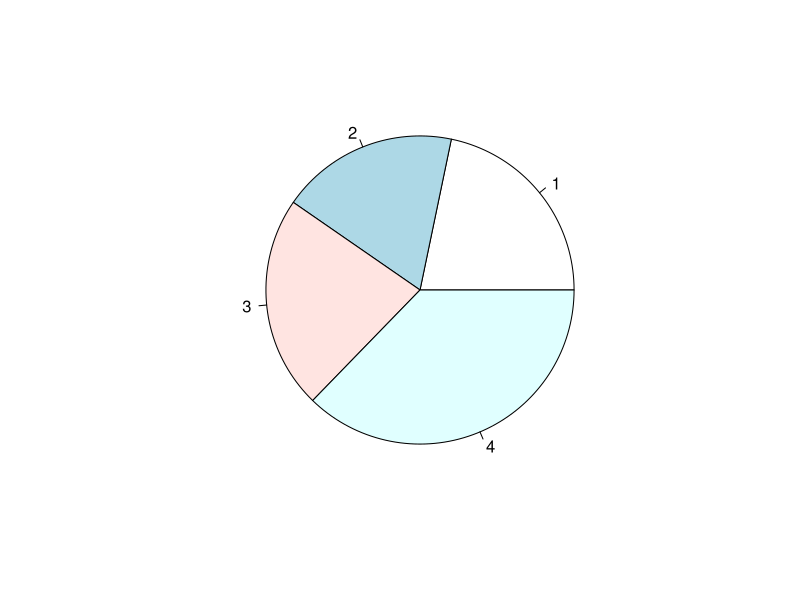
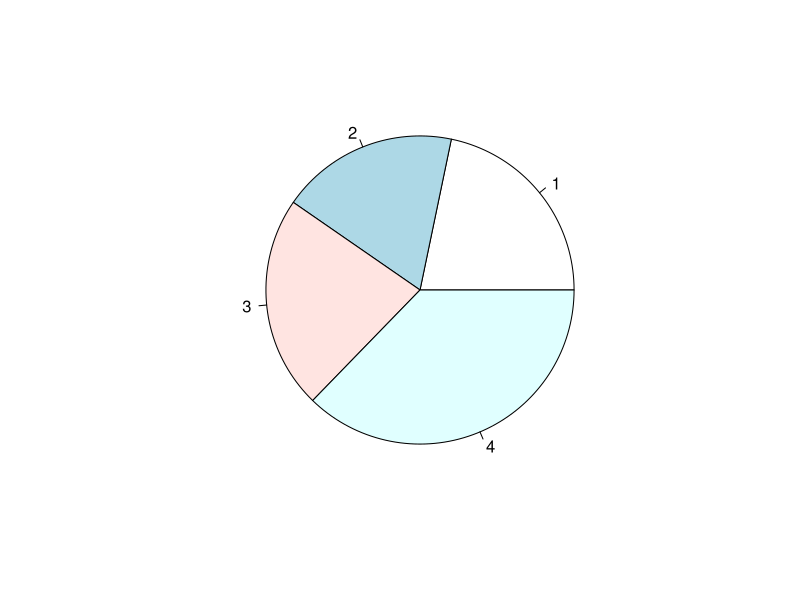
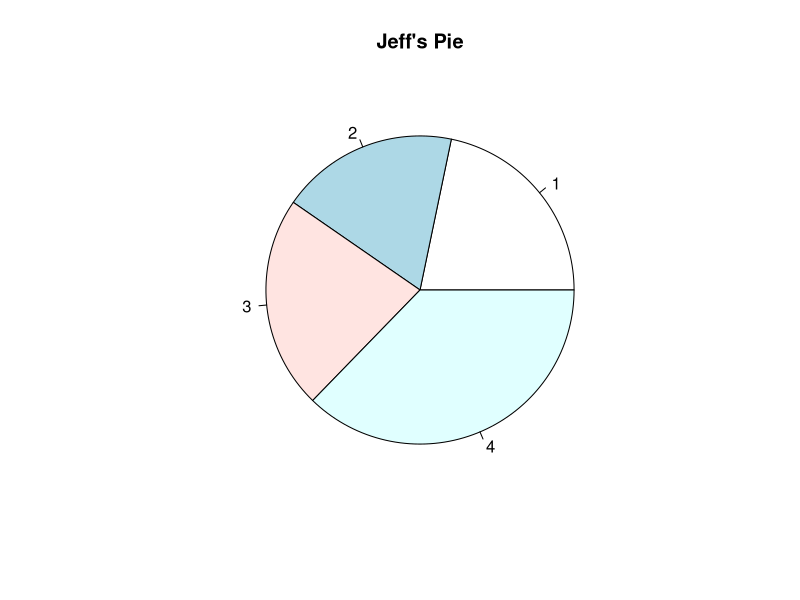
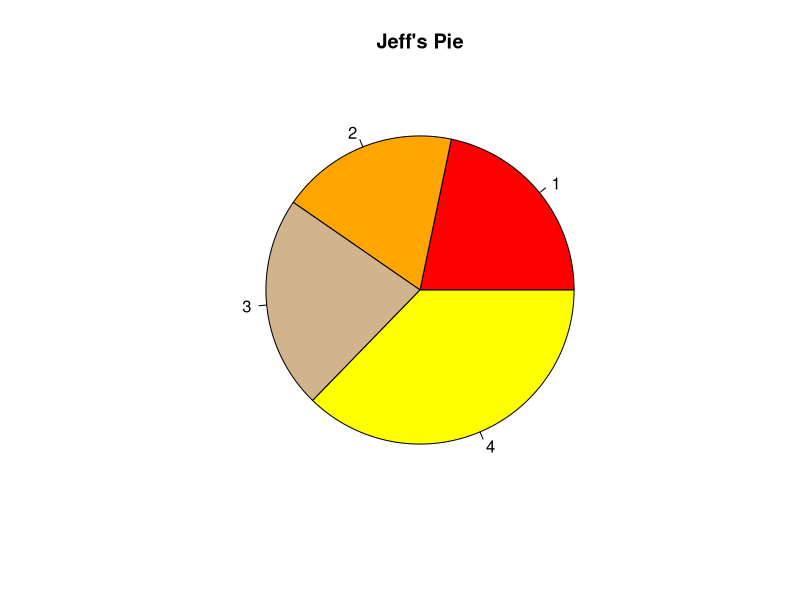
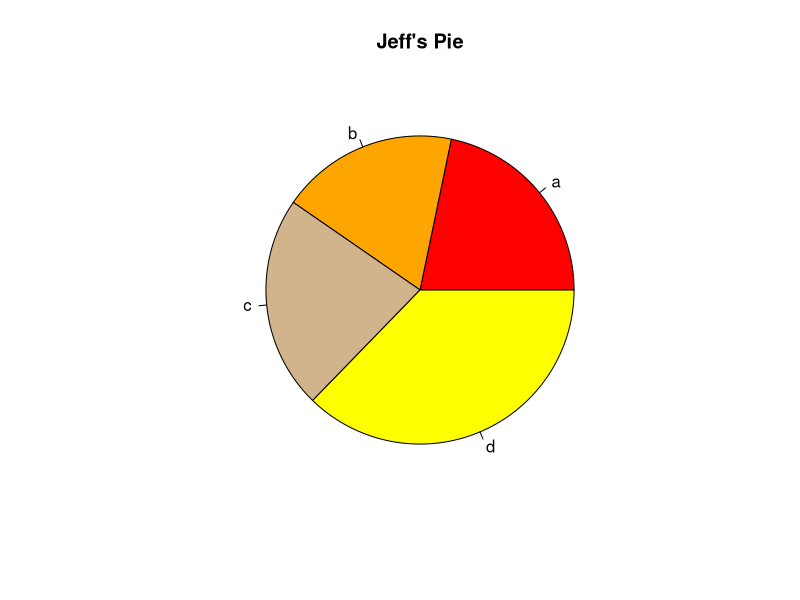
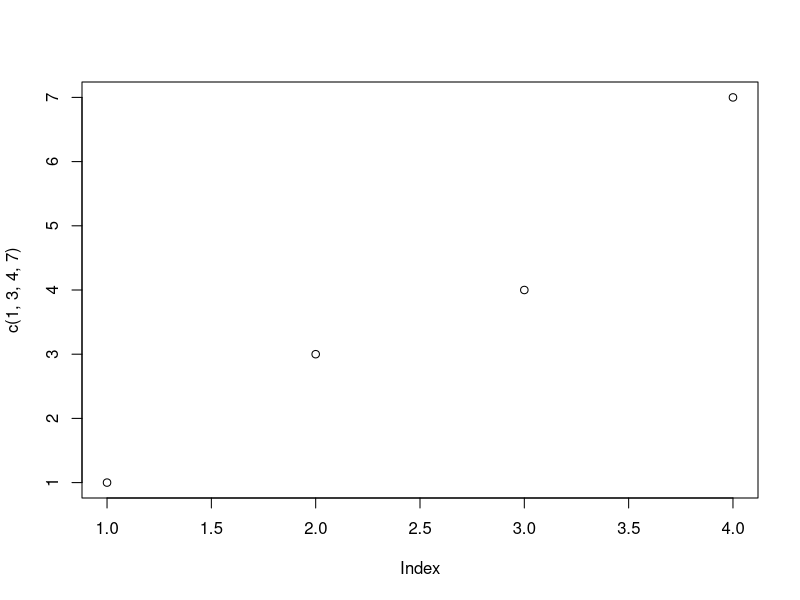
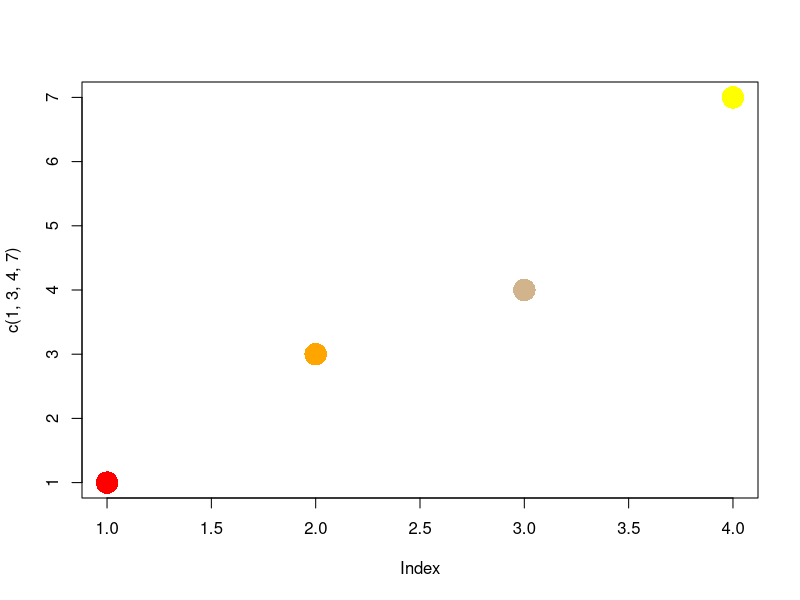
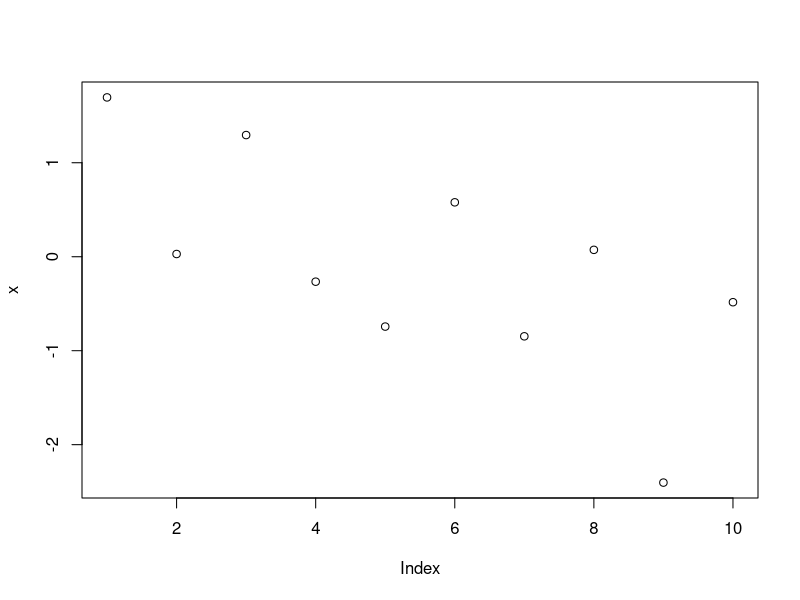

Generate these figures, in order, with R:
# 
# Katherine Penney
# Lab 01
#

pie(c(7,6,7.2,12))

x <- c(7,6,7.2,12)

pie(x)

pie(x, main = "Jeff's Pie")

pie(x, main = "Jeff's Pie", col = c("red", "orange", "tan", "yellow"))

pie(x
    , main = "Jeff's Pie"
    , col = c("red", "orange", "tan", "yellow")
    , labels = c("a","b","c","d")
    )

plot(c(1,3,4,7))

plot(c(1,3,4,7), pch = 16, col = c("red", "orange", "tan", "yellow")
     , cex = 3)

x <- "jeff"
x
x <- rnorm(n=10)
plot(x)
plot(x, type = "l")
plot(x, type = "h")

plot(x, type = "h", lwd =5, lend=2, col="orange"
     , main = "change in net worth"
     , xlab= "time in years"
     , ylab= "in millions"
     , bty= "n")
par()


plot(x, type="h", lwd =20, col= c("red", "orange"), btw="n", lend =2)
par(bg="white")
my.par <- par()
par(my.par)

n <- 27

my.letters <- sample(letters[1:3], size =n, replace =T)

letters[7:9]
letters[c(8,3,1)]

my.letters

table(my.letters)
tab <- table(my.letters)
barplot(tab, col = c("brown", "tan", "orange")
        , names.arg = c("sales", "ops", "it")
        , border = "white"
        , xlab = "departments"
        , ylab = "employees"
        , main = "Company Employees"
        , horiz = TRUE
        , las =1)

barplot(tab, col = c("brown", "tan", "orange")
        , names.arg = c("sales", "ops", "it")
        , border = "white"
        , xlab = "departments"
        , ylab = "employees"
        , main = "Company Employees"
        , horiz = TRUE
        , las =1
        , density = 20
        , angle = c(45, 90, 12))

x= rnorm(n=1000, mean = 10, sd=1)
hist(x, main = "What is the distribution of x")

boxplot(x, horizontal = T)

x <- rlnorm(n=1000, meanlog = 1, sdlog = 1)

par(mfrow = c(1,1))

boxplot(x, horizontal = T)
hist(x)


hist(log10(x))

x^2
